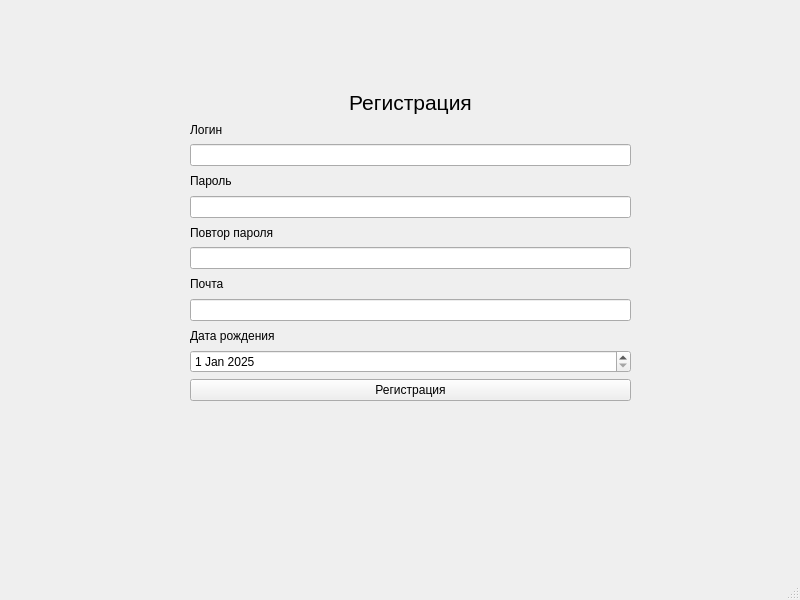
<?xml version="1.0" encoding="UTF-8"?>
<ui version="4.0">
 <class>MainWindow</class>
 <widget class="QMainWindow" name="MainWindow">
  <property name="geometry">
   <rect>
    <x>0</x>
    <y>0</y>
    <width>800</width>
    <height>600</height>
   </rect>
  </property>
  <property name="windowTitle">
   <string>Quiz</string>
  </property>
  <widget class="QWidget" name="centralwidget">
   <widget class="QWidget" name="verticalLayoutWidget">
    <property name="geometry">
     <rect>
      <x>190</x>
      <y>90</y>
      <width>441</width>
      <height>311</height>
     </rect>
    </property>
    <layout class="QVBoxLayout" name="verticalLayout">
     <item>
      <widget class="QLabel" name="label">
       <property name="font">
        <font>
         <pointsize>16</pointsize>
        </font>
       </property>
       <property name="text">
        <string>Регистрация</string>
       </property>
       <property name="alignment">
        <set>Qt::AlignCenter</set>
       </property>
      </widget>
     </item>
     <item>
      <widget class="QLabel" name="label_2">
       <property name="text">
        <string>Логин</string>
       </property>
      </widget>
     </item>
     <item>
      <widget class="QLineEdit" name="input_login">
       <property name="text">
        <string/>
       </property>
      </widget>
     </item>
     <item>
      <widget class="QLabel" name="label_3">
       <property name="text">
        <string>Пароль</string>
       </property>
      </widget>
     </item>
     <item>
      <widget class="QLineEdit" name="input_pass"/>
     </item>
     <item>
      <widget class="QLabel" name="label_4">
       <property name="text">
        <string>Повтор пароля</string>
       </property>
      </widget>
     </item>
     <item>
      <widget class="QLineEdit" name="input_repeat_pass"/>
     </item>
     <item>
      <widget class="QLabel" name="label_5">
       <property name="text">
        <string>Почта</string>
       </property>
      </widget>
     </item>
     <item>
      <widget class="QLineEdit" name="input_email"/>
     </item>
     <item>
      <widget class="QLabel" name="label_6">
       <property name="text">
        <string>Дата рождения</string>
       </property>
      </widget>
     </item>
     <item>
      <widget class="QDateEdit" name="input_birthday">
       <property name="dateTime">
        <datetime>
         <hour>0</hour>
         <minute>0</minute>
         <second>0</second>
         <year>2025</year>
         <month>1</month>
         <day>1</day>
        </datetime>
       </property>
       <property name="date">
        <date>
         <year>2025</year>
         <month>1</month>
         <day>1</day>
        </date>
       </property>
      </widget>
     </item>
     <item>
      <layout class="QHBoxLayout" name="horizontalLayout">
       <item>
        <widget class="QPushButton" name="reg_button">
         <property name="text">
          <string>Регистрация</string>
         </property>
        </widget>
       </item>
      </layout>
     </item>
    </layout>
   </widget>
  </widget>
  <widget class="QMenuBar" name="menubar">
   <property name="geometry">
    <rect>
     <x>0</x>
     <y>0</y>
     <width>800</width>
     <height>21</height>
    </rect>
   </property>
  </widget>
  <widget class="QStatusBar" name="statusbar"/>
 </widget>
 <resources/>
 <connections/>
</ui>
